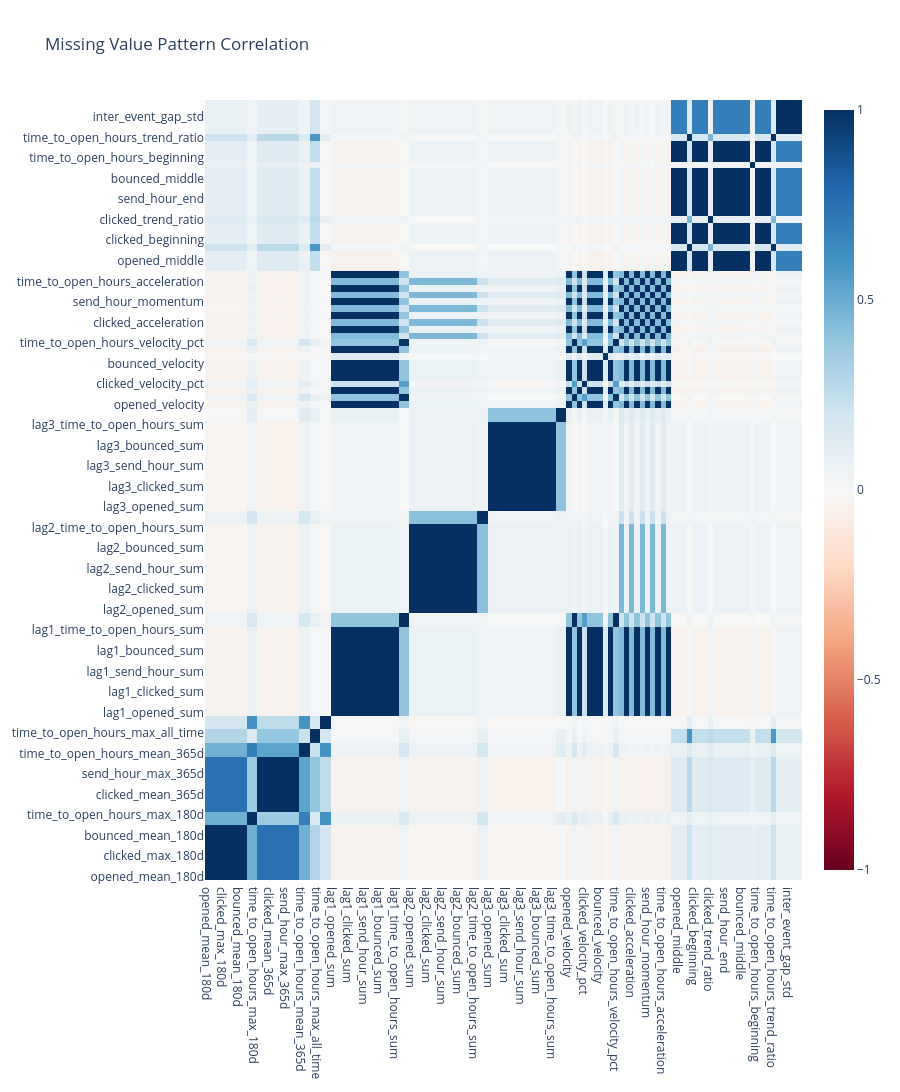

Source (notebook cell):
### Markdown cell above
## 2.6 Missing Value Patterns

**📖 How to Read the Correlation Heatmap:**
- **Correlation = 1.0**: Columns always missing together (same rows)
- **Correlation > 0.5**: Strong pattern - investigate the relationship
- **Correlation ≈ 0**: Independent missing patterns (MCAR likely)

### Code cell
missing_matrix = df.isnull()
missing_correlations = to_pandas(missing_matrix.corr())

cols_with_missing = [col for col in df.columns if df[col].isnull().any()]
if len(cols_with_missing) > 1:
    print("Missing Value Correlations (MCAR vs MAR analysis):")
    fig = charts.heatmap(
        missing_correlations.loc[cols_with_missing, cols_with_missing].to_numpy(),
        x_labels=cols_with_missing,
        y_labels=cols_with_missing,
        title="Missing Value Pattern Correlation"
    )
    display_figure(fig)

### Figure 1 — Plotly figure (JSON) as saved in the notebook; plotly's stock layout.template omitted (floating-point values rounded to 4 significant figures; data arrays with more than 128 entries replaced by an {"elided": "..."} marker saying what was removed)
{"data": [{"colorscale": [[0.0, "rgb(103,0,31)"], [0.1, "rgb(178,24,43)"], [0.2, "rgb(214,96,77)"], [0.3, "rgb(244,165,130)"], [0.4, "rgb(253,219,199)"], [0.5, "rgb(247,247,247)"], [0.6, "rgb(209,229,240)"], [0.7, "rgb(146,197,222)"], [0.8, "rgb(67,147,195)"], [0.9, "rgb(33,102,172)"], [1.0, "rgb(5,48,97)"]], "type": "heatmap", "x": ["opened_mean_180d", "opened_max_180d", "clicked_mean_180d", "clicked_max_180d", "send_hour_mean_180d", "send_hour_max_180d", "bounced_mean_180d", "bounced_max_180d", "time_to_open_hours_mean_180d", "time_to_open_hours_max_180d", "opened_mean_365d", "opened_max_365d", "clicked_mean_365d", "clicked_max_365d", "send_hour_mean_365d", "send_hour_max_365d", "bounced_mean_365d", "bounced_max_365d", "time_to_open_hours_mean_365d", "time_to_open_hours_max_365d", "time_to_open_hours_mean_all_time", "time_to_open_hours_max_all_time", "lag0_time_to_open_hours_mean", "lag0_time_to_open_hours_max", "lag1_opened_sum", "lag1_opened_mean", "lag1_opened_max", "lag1_clicked_sum", "lag1_clicked_mean", "lag1_clicked_max", "lag1_send_hour_sum", "lag1_send_hour_mean", "lag1_send_hour_max", "lag1_bounced_sum", "lag1_bounced_mean", "lag1_bounced_max", "lag1_time_to_open_hours_sum", "lag1_time_to_open_hours_mean", "lag1_time_to_open_hours_max", "lag2_opened_sum", "lag2_opened_mean", "lag2_opened_max", "lag2_clicked_sum", "lag2_clicked_mean", "lag2_clicked_max", "lag2_send_hour_sum", "lag2_send_hour_mean", "lag2_send_hour_max", "lag2_bounced_sum", "lag2_bounced_mean", "lag2_bounced_max", "lag2_time_to_open_hours_sum", "lag2_time_to_open_hours_mean", "lag2_time_to_open_hours_max", "lag3_opened_sum", "lag3_opened_mean", "lag3_opened_max", "lag3_clicked_sum", "lag3_clicked_mean", "lag3_clicked_max", "lag3_send_hour_sum", "lag3_send_hour_mean", "lag3_send_hour_max", "lag3_bounced_sum", "lag3_bounced_mean", "lag3_bounced_max", "lag3_time_to_open_hours_sum", "lag3_time_to_open_hours_mean", "lag3_time_to_open_hours_max", "opened_velocity", "opened_velocity_pct", "clicked_velocity", "clicked_velocity_pct", "send_hour_velocity", "send_hour_velocity_pct", "bounced_velocity", "bounced_velocity_pct", "time_to_open_hours_velocity", "time_to_open_hours_velocity_pct", "opened_acceleration", "opened_momentum", "clicked_acceleration", "clicked_momentum", "send_hour_acceleration", "send_hour_momentum", "bounced_acceleration", "bounced_momentum", "time_to_open_hours_acceleration", "time_to_open_hours_momentum", "opened_beginning", "opened_middle", "opened_end", "opened_trend_ratio", "clicked_beginning", "clicked_middle", "clicked_end", "clicked_trend_ratio", "send_hour_beginning", "send_hour_middle", "send_hour_end", "send_hour_trend_ratio", "bounced_beginning", "bounced_middle", "bounced_end", "bounced_trend_ratio", "time_to_open_hours_beginning", "time_to_open_hours_middle", "time_to_open_hours_end", "time_to_open_hours_trend_ratio", "event_frequency", "inter_event_gap_mean", "inter_event_gap_std", "inter_event_gap_max", "regularity_score"], "y": ["opened_mean_180d", "opened_max_180d", "clicked_mean_180d", "clicked_max_180d", "send_hour_mean_180d", "send_hour_max_180d", "bounced_mean_180d", "bounced_max_180d", "time_to_open_hours_mean_180d", "time_to_open_hours_max_180d", "opened_mean_365d", "opened_max_365d", "clicked_mean_365d", "clicked_max_365d", "send_hour_mean_365d", "send_hour_max_365d", "bounced_mean_365d", "bounced_max_365d", "time_to_open_hours_mean_365d", "time_to_open_hours_max_365d", "time_to_open_hours_mean_all_time", "time_to_open_hours_max_all_time", "lag0_time_to_open_hours_mean", "lag0_time_to_open_hours_max", "lag1_opened_sum", "lag1_opened_mean", "lag1_opened_max", "lag1_clicked_sum", "lag1_clicked_mean", "lag1_clicked_max", "lag1_send_hour_sum", "lag1_send_hour_mean", "lag1_send_hour_max", "lag1_bounced_sum", "lag1_bounced_mean", "lag1_bounced_max", "lag1_time_to_open_hours_sum", "lag1_time_to_open_hours_mean", "lag1_time_to_open_hours_max", "lag2_opened_sum", "lag2_opened_mean", "lag2_opened_max", "lag2_clicked_sum", "lag2_clicked_mean", "lag2_clicked_max", "lag2_send_hour_sum", "lag2_send_hour_mean", "lag2_send_hour_max", "lag2_bounced_sum", "lag2_bounced_mean", "lag2_bounced_max", "lag2_time_to_open_hours_sum", "lag2_time_to_open_hours_mean", "lag2_time_to_open_hours_max", "lag3_opened_sum", "lag3_opened_mean", "lag3_opened_max", "lag3_clicked_sum", "lag3_clicked_mean", "lag3_clicked_max", "lag3_send_hour_sum", "lag3_send_hour_mean", "lag3_send_hour_max", "lag3_bounced_sum", "lag3_bounced_mean", "lag3_bounced_max", "lag3_time_to_open_hours_sum", "lag3_time_to_open_hours_mean", "lag3_time_to_open_hours_max", "opened_velocity", "opened_velocity_pct", "clicked_velocity", "clicked_velocity_pct", "send_hour_velocity", "send_hour_velocity_pct", "bounced_velocity", "bounced_velocity_pct", "time_to_open_hours_velocity", "time_to_open_hours_velocity_pct", "opened_acceleration", "opened_momentum", "clicked_acceleration", "clicked_momentum", "send_hour_acceleration", "send_hour_momentum", "bounced_acceleration", "bounced_momentum", "time_to_open_hours_acceleration", "time_to_open_hours_momentum", "opened_beginning", "opened_middle", "opened_end", "opened_trend_ratio", "clicked_beginning", "clicked_middle", "clicked_end", "clicked_trend_ratio", "send_hour_beginning", "send_hour_middle", "send_hour_end", "send_hour_trend_ratio", "bounced_beginning", "bounced_middle", "bounced_end", "bounced_trend_ratio", "time_to_open_hours_beginning", "time_to_open_hours_middle", "time_to_open_hours_end", "time_to_open_hours_trend_ratio", "event_frequency", "inter_event_gap_mean", "inter_event_gap_std", "inter_event_gap_max", "regularity_score"], "z": {"elided": "114x114 float values"}, "zmid": 0}], "layout": {"height": 2850, "title": {"text": "Missing Value Pattern Correlation"}}}
